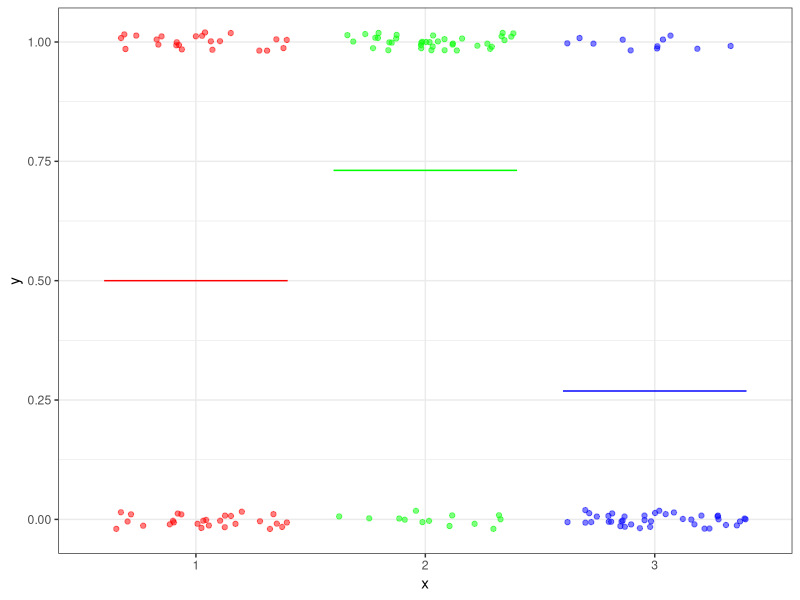
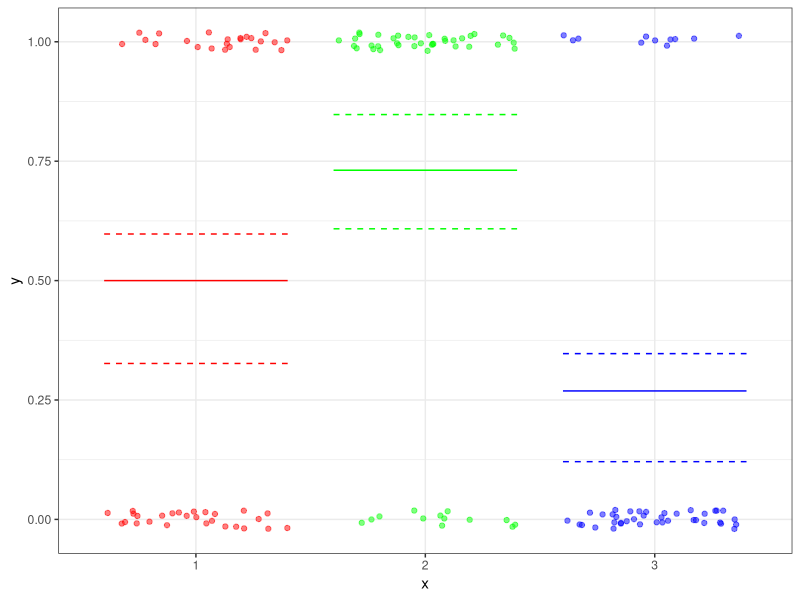

These figures' R source, in order:
## ---- chunk 1
#| include: false
library(knitr)
library(tidyverse)
library(arm)
set.seed(09242025)
## ---- chunk 2
n <- 50
x <- rep(c('1','2','3'), each = n)
## ---- chunk 3
beta <- c(0, 1, -1)
## ---- chunk 4
pi_values <- invlogit(rep(beta, each = n))
y_values <- rbinom(n * 3, 1, pi_values)
## ---- chunk 5
tibble(x = x, pi = pi_values, y = y_values) |>
  ggplot(aes(y = y, x=x, color = x)) +
  geom_jitter(height = .02, alpha = .5) +
  theme_bw() +
  theme(legend.position = 'none') +
  annotate("segment", x = .6, xend = 1.4, y = pi_values[1], yend = pi_values[1], colour = "red") +
  annotate("segment", x = 1.6, xend = 2.4, y = pi_values[51], yend = pi_values[51], colour = "green") +
  annotate("segment", x = 2.6, xend = 3.4, y = pi_values[101], yend = pi_values[101], colour = "blue") +
  scale_color_manual(values = c("1" = "red", "2" = "green", "3" = "blue"))

## ---- chunk 6
cont_table <-  tibble(x = x, pi = pi_values, y = y_values) |>
  group_by(x) |>
  summarize(ones = sum(y ==1), zeros = sum(y ==0)) 

cont_table |>
  kable()

chisq.test(cont_table[,-1])

## ---- chunk 7
log_data <- tibble(x = x, pi = pi_values, y = y_values) 

model.fit <- glm(y ~ x - 1, data = log_data, family = binomial)
summary(model.fit)
confint(model.fit)
## ---- chunk 8
probs <- invlogit(confint(model.fit))
tibble(x = x, pi = pi_values, y = y_values) |>
  ggplot(aes(y = y, x=x, color = x)) +
  geom_jitter(height = .02, alpha = .5) +
  theme_bw() +
  theme(legend.position = 'none') +
  annotate("segment", x = .6, xend = 1.4, y = pi_values[1], yend = pi_values[1], colour = "red") +
  annotate("segment", x = .6, xend = 1.4, y = probs[1,1], yend = probs[1,1], colour = "red", lty = 2) +
  annotate("segment", x = .6, xend = 1.4, y = probs[1,2], yend = probs[1,2], colour = "red", lty = 2) +
  annotate("segment", x = 1.6, xend = 2.4, y = pi_values[51], yend = pi_values[51], colour = "green") +
  annotate("segment", x = 1.6, xend = 2.4, y = probs[2,1], yend = probs[2,1], colour = "green", lty = 2) +
  annotate("segment", x = 1.6, xend = 2.4, y = probs[2,2], yend = probs[2,2], colour = "green", lty = 2) +
  annotate("segment", x = 2.6, xend = 3.4, y = pi_values[101], yend = pi_values[101], colour = "blue") +
  annotate("segment", x = 2.6, xend = 3.4, y = probs[3,1], yend = probs[3,1], colour = "blue", lty = 2) +
  annotate("segment", x = 2.6, xend = 3.4, y = probs[3,2], yend = probs[3,2], colour = "blue", lty = 2) +
  scale_color_manual(values = c("1" = "red", "2" = "green", "3" = "blue"))
